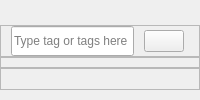
        <widget class="QWidget" name="body_widget_2" native="true">
         <layout class="QVBoxLayout" name="verticalLayout_3">
          <property name="spacing">
           <number>0</number>
          </property>
          <property name="leftMargin">
           <number>0</number>
          </property>
          <property name="topMargin">
           <number>25</number>
          </property>
          <property name="rightMargin">
           <number>0</number>
          </property>
          <property name="bottomMargin">
           <number>10</number>
          </property>
          <item>
           <widget class="QFrame" name="serch_frame">
            <property name="maximumSize">
             <size>
              <width>16777215</width>
              <height>40</height>
             </size>
            </property>
            <property name="frameShape">
             <enum>QFrame::StyledPanel</enum>
            </property>
            <property name="frameShadow">
             <enum>QFrame::Raised</enum>
            </property>
            <layout class="QHBoxLayout" name="horizontalLayout_4">
             <property name="spacing">
              <number>10</number>
             </property>
             <property name="leftMargin">
              <number>10</number>
             </property>
             <property name="topMargin">
              <number>0</number>
             </property>
             <property name="rightMargin">
              <number>15</number>
             </property>
             <property name="bottomMargin">
              <number>0</number>
             </property>
             <item>
              <widget class="QLineEdit" name="search_lineEdit">
               <property name="minimumSize">
                <size>
                 <width>0</width>
                 <height>30</height>
                </size>
               </property>
               <property name="placeholderText">
                <string>Type tag or tags here</string>
               </property>
              </widget>
             </item>
             <item>
              <widget class="QPushButton" name="search_button">
               <property name="text">
                <string/>
               </property>
               <property name="icon">
                <iconset resource="../resurses.qrc">
                 <normaloff>:/icons/icons/search.svg</normaloff>:/icons/icons/search.svg</iconset>
               </property>
               <property name="iconSize">
                <size>
                 <width>24</width>
                 <height>24</height>
                </size>
               </property>
              </widget>
             </item>
            </layout>
           </widget>
          </item>
          <item>
           <widget class="QFrame" name="tags_frame">
            <property name="sizePolicy">
             <sizepolicy hsizetype="Preferred" vsizetype="Preferred">
              <horstretch>0</horstretch>
              <verstretch>0</verstretch>
             </sizepolicy>
            </property>
            <property name="minimumSize">
             <size>
              <width>0</width>
              <height>0</height>
             </size>
            </property>
            <property name="maximumSize">
             <size>
              <width>16777215</width>
              <height>50</height>
             </size>
            </property>
            <property name="frameShape">
             <enum>QFrame::StyledPanel</enum>
            </property>
            <property name="frameShadow">
             <enum>QFrame::Raised</enum>
            </property>
            <layout class="QVBoxLayout" name="tags_verticalLayout">
             <property name="spacing">
              <number>0</number>
             </property>
             <property name="leftMargin">
              <number>0</number>
             </property>
             <property name="topMargin">
              <number>0</number>
             </property>
             <property name="rightMargin">
              <number>10</number>
             </property>
             <property name="bottomMargin">
              <number>0</number>
             </property>
            </layout>
           </widget>
          </item>
          <item>
           <widget class="QFrame" name="galery_frame">
            <property name="minimumSize">
             <size>
              <width>10</width>
              <height>10</height>
             </size>
            </property>
            <property name="frameShape">
             <enum>QFrame::StyledPanel</enum>
            </property>
            <property name="frameShadow">
             <enum>QFrame::Raised</enum>
            </property>
            <layout class="QVBoxLayout" name="galery_VLayout">
             <property name="spacing">
              <number>0</number>
             </property>
             <property name="leftMargin">
              <number>0</number>
             </property>
             <property name="topMargin">
              <number>20</number>
             </property>
             <property name="rightMargin">
              <number>20</number>
             </property>
             <property name="bottomMargin">
              <number>0</number>
             </property>
            </layout>
           </widget>
          </item>
         </layout>
        </widget>
